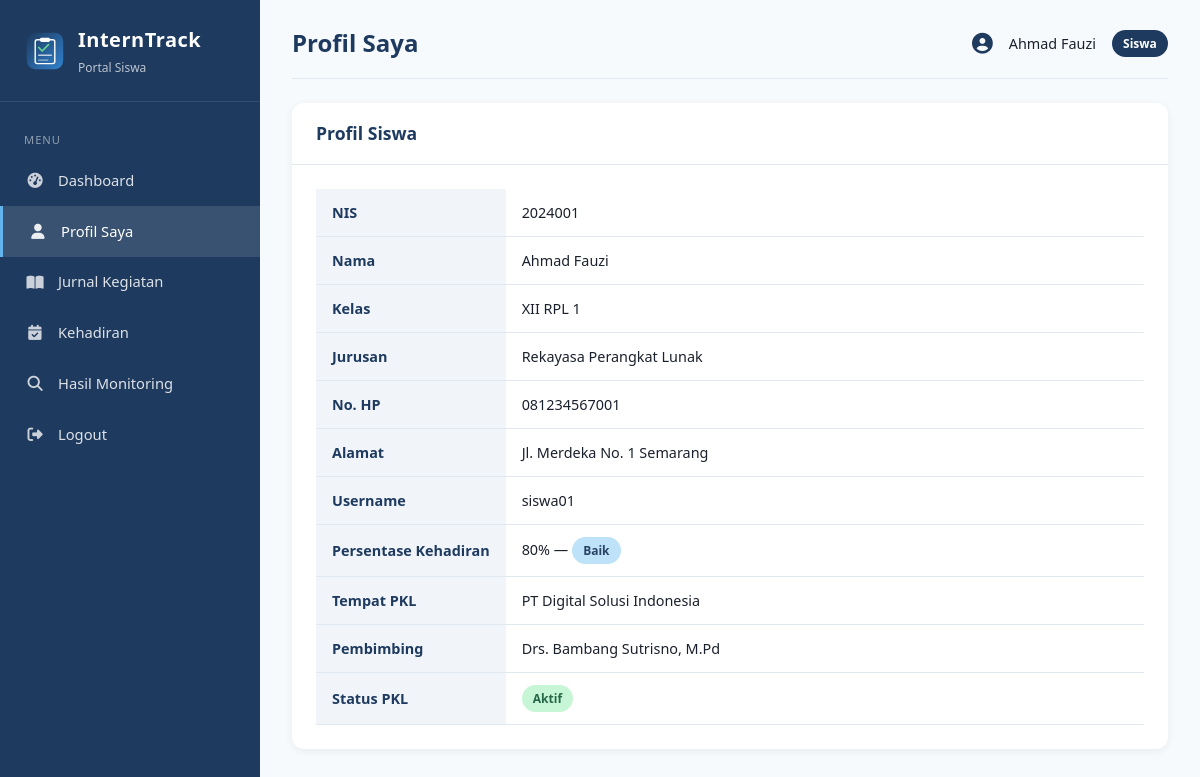
The app's page /siswa/profil.php (signed in) with its own data.
### tables this page shows
CREATE TABLE siswa (
    id INT AUTO_INCREMENT PRIMARY KEY,
    user_id INT NULL,
    nis VARCHAR(20) NOT NULL UNIQUE,
    nama VARCHAR(100) NOT NULL,
    kelas VARCHAR(20) NOT NULL,
    jurusan VARCHAR(50) NOT NULL,
    no_hp VARCHAR(15),
    alamat TEXT,
    created_at TIMESTAMP DEFAULT CURRENT_TIMESTAMP,
    FOREIGN KEY (user_id) REFERENCES users(id) ON DELETE SET NULL
);

CREATE TABLE penempatan (
    id INT AUTO_INCREMENT PRIMARY KEY,
    siswa_id INT NOT NULL,
    perusahaan_id INT NOT NULL,
    pembimbing_id INT NOT NULL,
    tanggal_mulai DATE NOT NULL,
    tanggal_selesai DATE NOT NULL,
    status ENUM('Belum Mulai','Aktif','Selesai') NOT NULL DEFAULT 'Belum Mulai',
    created_at TIMESTAMP DEFAULT CURRENT_TIMESTAMP,
    FOREIGN KEY (siswa_id) REFERENCES siswa(id) ON DELETE CASCADE,
    FOREIGN KEY (perusahaan_id) REFERENCES perusahaan(id) ON DELETE CASCADE,
    FOREIGN KEY (pembimbing_id) REFERENCES pembimbing(id) ON DELETE CASCADE
);

CREATE TABLE perusahaan (
    id INT AUTO_INCREMENT PRIMARY KEY,
    nama_perusahaan VARCHAR(150) NOT NULL,
    alamat TEXT NOT NULL,
    bidang VARCHAR(100) NOT NULL,
    kontak VARCHAR(50),
    email VARCHAR(100),
    created_at TIMESTAMP DEFAULT CURRENT_TIMESTAMP
);

CREATE TABLE pembimbing (
    id INT AUTO_INCREMENT PRIMARY KEY,
    user_id INT NULL,
    nip VARCHAR(30) UNIQUE,
    nama VARCHAR(100) NOT NULL,
    no_hp VARCHAR(15),
    email VARCHAR(100),
    created_at TIMESTAMP DEFAULT CURRENT_TIMESTAMP,
    FOREIGN KEY (user_id) REFERENCES users(id) ON DELETE SET NULL
);

### includes/functions.php (called while the page is built, shortened)
<?php
function hitungPersentaseKehadiran($siswa_id, $conn) {
    $sql = "SELECT
                COUNT(*) as total,
                SUM(CASE WHEN status = 'Hadir' THEN 1 ELSE 0 END) as hadir
            FROM absensi WHERE siswa_id = ?";
    $stmt = $conn->prepare($sql);
    $stmt->bind_param("i", $siswa_id);
    $stmt->execute();
    $result = $stmt->get_result()->fetch_assoc();
    return round(($result['hadir'] / $result['total']) * 100, 1);
}
function statusKehadiran($persentase) {
    if ($persentase >= 75) return 'Baik';
    return 'Perlu Pembinaan';
}
function e($str) {
    return htmlspecialchars($str ?? '', ENT_QUOTES, 'UTF-8');
}
?>

### siswa/profil.php (the view, shortened to what this page needs)
<?php
require_once __DIR__ . '/../includes/header_siswa.php';
$siswa_id = $_SESSION['siswa_id'] ?? 0;
$siswa = $conn->query("SELECT * FROM siswa WHERE id = $siswa_id")->fetch_assoc();
$pct = hitungPersentaseKehadiran($siswa_id, $conn);
$status_kh = statusKehadiran($pct);
$penempatan = $conn->query("
    SELECT p.*, pr.nama_perusahaan, pb.nama as nama_pembimbing
    FROM penempatan p
    JOIN perusahaan pr ON p.perusahaan_id = pr.id
    JOIN pembimbing pb ON p.pembimbing_id = pb.id
    WHERE p.siswa_id = $siswa_id LIMIT 1
")->fetch_assoc();
?>
<div class="card">
    <div class="card-header"><h3>Profil Siswa</h3></div>
    <div class="card-body">
        <table>
            <tr><th width="180">NIS</th><td><?= e($siswa['nis']) ?></td></tr>
            <tr><th>Nama</th><td><?= e($siswa['nama']) ?></td></tr>
            <tr><th>Kelas</th><td><?= e($siswa['kelas']) ?></td></tr>
            <tr><th>Jurusan</th><td><?= e($siswa['jurusan']) ?></td></tr>
            <tr><th>No. HP</th><td><?= e($siswa['no_hp']) ?></td></tr>
            <tr><th>Alamat</th><td><?= e($siswa['alamat']) ?></td></tr>
            <tr><th>Username</th><td><?= e($_SESSION['username']) ?></td></tr>
            <tr><th>Persentase Kehadiran</th>
                <td><?= $pct ?>% — <span class="badge badge-<?= strtolower(str_replace(' ','',$status_kh)) ?>"><?= $status_kh ?></span></td>
            </tr>
            <?php if ($penempatan): ?>
            <tr><th>Tempat PKL</th><td><?= e($penempatan['nama_perusahaan']) ?></td></tr>
            <tr><th>Pembimbing</th><td><?= e($penempatan['nama_pembimbing']) ?></td></tr>
            <tr><th>Status PKL</th>
                <td><span class="badge badge-<?= $penempatan['status']=='Aktif'?'aktif':($penempatan['status']=='Selesai'?'selesai':'belum') ?>"><?= e($penempatan['status']) ?></span></td>
            </tr>
            <?php endif; ?>
        </table>
    </div>
</div>
<?php require_once __DIR__ . '/../includes/footer.php'; ?>

### assets/css/style.css (style rules this page uses)
:root { --primary: #1e3a5f; --primary-light: #2c5282; --accent: #3182ce; --success: #38a169; --warning: #d69e2e; --danger: #e53e3e; --info: #3182ce; --bg: #f7fafc; --card: #ffffff; --text: #1a202c; --text-muted: #718096; --border: #e2e8f0; --sidebar-width: 260px; }
* { margin: 0; padding: 0; box-sizing: border-box; }
body { font-family: 'Segoe UI', Tahoma, Geneva, Verdana, sans-serif; background: var(--bg); color: var(--text); line-height: 1.6; }
.card { background: var(--card); border-radius: 12px; box-shadow: 0 2px 8px rgba(0,0,0,0.06); margin-bottom: 1.5rem; }
.card-header { padding: 1rem 1.5rem; border-bottom: 1px solid var(--border); display: flex; justify-content: space-between; align-items: center; }
.card-header h3 { font-size: 1.1rem; color: var(--primary); }
.card-body { padding: 1.5rem; }
table { width: 100%; border-collapse: collapse; }
table th, table td { padding: 0.75rem 1rem; text-align: left; border-bottom: 1px solid var(--border); font-size: 0.9rem; }
table th { background: #f1f5f9; font-weight: 600; color: var(--primary); white-space: nowrap; }
.badge { display: inline-block; padding: 0.25rem 0.7rem; border-radius: 20px; font-size: 0.75rem; font-weight: 600; }
.badge-aktif { background: #c6f6d5; color: #276749; }
.badge-baik { background: #bee3f8; color: #2a4365; }

### records on screen
siswa: nis "2024001", nama "Ahmad Fauzi", kelas "XII RPL 1", jurusan "Rekayasa Perangkat Lunak", no_hp "081234567001", alamat "Jl. Merdeka No. 1 Semarang"
penempatan: perusahaan.nama_perusahaan "PT Digital Solusi Indonesia", pembimbing.nama "Drs. Bambang Sutrisno, M.Pd", status "Aktif"

### other values on screen
$page_title "Profil Saya"
$_SESSION['nama'] "Ahmad Fauzi"
$_SESSION['username'] "siswa01"
$pct "80"
$status_kh "Baik"
